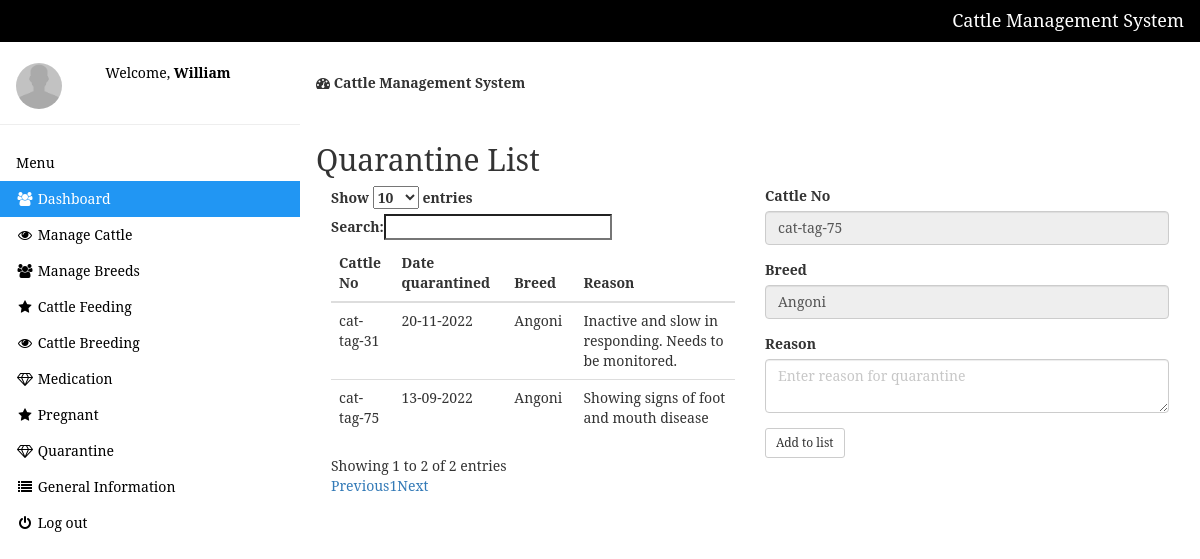
/quarantine.php?id=2 (signed in), run on the app's committed database.
### tables this page shows
CREATE TABLE `quarantine` (
  `id` int NOT NULL,
  `cattle_no` varchar(50) NOT NULL,
  `date_q` varchar(10) NOT NULL,
  `reason` text NOT NULL,
  `breed` varchar(50) NOT NULL
);

CREATE TABLE `cattles` (
  `id` int NOT NULL,
  `cattleno` varchar(255) NOT NULL,
  `breed_id` int NOT NULL,
  `weight` varchar(10) NOT NULL,
  `img` varchar(255) NOT NULL,
  `gender` varchar(10) NOT NULL,
  `arrived` varchar(10) NOT NULL,
  `remark` text NOT NULL,
  `health_status` varchar(50) NOT NULL
);

CREATE TABLE `breed` (
  `id` int NOT NULL,
  `name` varchar(255) NOT NULL
);

### quarantine.php (the view, shortened to what this page needs)
<?php include 'setting/system.php'; ?>
<?php include 'theme/head.php'; ?>
<?php include 'theme/sidebar.php'; ?>
<?php
 if(!$_GET['id'] OR empty($_GET['id']) OR $_GET['id'] == '')
 {
 	header('location: manage-cattle.php');
 }else{
 	$cattleno = $bname = $b_id = $health = "";
 	$id = (int)$_GET['id'];
 	$query = $db->query("SELECT * FROM cattles WHERE id = '$id' ");
 	$fetchObj = $query->fetchAll(PDO::FETCH_OBJ);
 	foreach($fetchObj as $obj){
       $cattle_no = $obj->cattleno;
	   $b_id = $obj->breed_id;
	     $k = $db->query("SELECT * FROM breed WHERE id = '$b_id' ");
       	 $ks = $k->fetchAll(PDO::FETCH_OBJ);
       	 foreach ($ks as $r) {
       	 	$bname = $r->name;
       	 }
 	}
 }
?>
<div class="w3-main" style="margin-left:300px;margin-top:43px;">
  <header class="w3-container" style="padding-top:22px">
    <h5><b><i class="fa fa-dashboard"></i> Cattle Management System</b></h5>
  </header>
 <div class="w3-container" style="padding-top:22px">
	 <div class="w3-row">
	 	<h2>Quarantine List</h2>
	 	<div class="col-md-6">
	 		<table class="table table-hover" id="table">
	 			<thead>
	 				<tr>
	 					<th>Cattle No</th>
	 					<th>Date quarantined</th>
	 					<th>Breed</th>
	 					<th>Reason</th>
	 				</tr>
	 			</thead>
	 			<tbody>
	 				<?php
	 				$get = $db->query("SELECT * FROM quarantine");
	 				$res = $get->fetchAll(PDO::FETCH_OBJ);
	 				foreach($res as $n){ ?>
                         <tr>
                         	<td> <?php echo $n->cattle_no; ?> </td>
                         	<td>  <?php echo $n->date_q; ?> </td>
                         	<td><?php echo $n->breed; ?> </td>
                         	<td> <?php echo $n->reason; ?> </td>
                         </tr>
	 				<?php }
	 				?>
	 			</tbody>
	 		</table>
	 	</div>
	 	<div class="col-md-6">
	 		<form role='form' method="post">
	 			<div class="form-group">
	 				<label class="control-label">Cattle No</label>
	 				<input type="text" name="cattle_no" readonly="on" class="form-control" value="<?php echo $cattle_no; ?>">
	 			</div>
	 			<div class="form-group">
	 				<label class="control-label">Breed</label>
	 				<input type="text" name="breed" readonly="on" class="form-control" value="<?php echo $bname; ?>">
	 			</div>
	 			<div class="form-group">
	 				<label class="control-label">Reason</label>
	 				<textarea name="reason" placeholder="Enter reason for quarantine" class="form-control" value=""></textarea>
	 			</div>
	 			<button name="submit" type="submit" class="btn btn-sm  btn-default">Add to list</button>
	 		</form>
	 	</div>
	 </div>
</div>
</div>

### theme/head.php (style rules this page uses)
body { font-family: 'Serif'; background-color: #FFFFFF; }

### data on the page
quarantine: cattle_no "cat-tag-75", date_q "13-09-2022", breed "Angoni", reason "Showing signs of foot and mouth disease"
quarantine: cattle_no "cat-tag-31", date_q "20-11-2022", breed "Angoni", reason "Inactive and slow in responding. Needs to be monitored."
cattles: cattle_no "cat-tag-75"
breed: breed "Angoni"

### other printed values
NAME_ "Cattle Management System"
$_SESSION['user'] "William"
